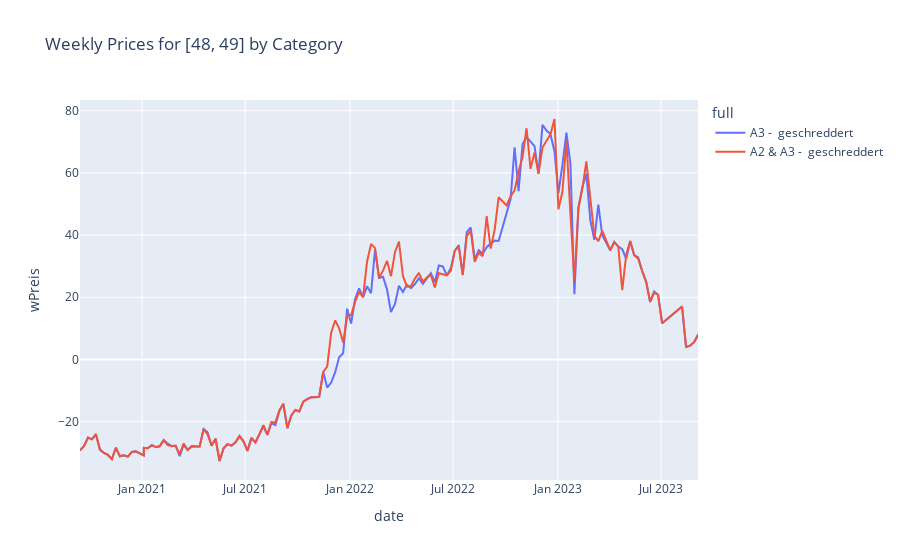

The notebook cell this image was saved under:
### Markdown cell above
### Cluster '48', '49'

### Code cell
TS5 = df[(df['Plz'] == "['48', '49']")]  
fig = px.line(TS5, x='date', y='wPreis', color='full', title='Weekly Prices for [48, 49] by Category')
fig.show()

### Figure 1 — Plotly figure (JSON) as saved in the notebook; plotly's stock layout.template omitted (floating-point values rounded to 4 significant figures; data arrays with more than 128 entries replaced by an {"elided": "..."} marker saying what was removed)
{"data": [{"hovertemplate": "full=A3 -  geschreddert<br>date=%{x}<br>wPreis=%{y}<extra></extra>", "legendgroup": "A3 -  geschreddert", "line": {"color": "#636efa", "dash": "solid"}, "marker": {"symbol": "circle"}, "mode": "lines", "name": "A3 -  geschreddert", "orientation": "v", "showlegend": true, "type": "scatter", "x": {"elided": "150 str values"}, "xaxis": "x", "y": {"elided": "150 float values"}, "yaxis": "y"}, {"hovertemplate": "full=A2 & A3 -  geschreddert<br>date=%{x}<br>wPreis=%{y}<extra></extra>", "legendgroup": "A2 & A3 -  geschreddert", "line": {"color": "#EF553B", "dash": "solid"}, "marker": {"symbol": "circle"}, "mode": "lines", "name": "A2 & A3 -  geschreddert", "orientation": "v", "showlegend": true, "type": "scatter", "x": {"elided": "150 str values"}, "xaxis": "x", "y": {"elided": "150 float values"}, "yaxis": "y"}], "layout": {"legend": {"title": {"text": "full"}, "tracegroupgap": 0}, "title": {"text": "Weekly Prices for [48, 49] by Category"}, "xaxis": {"anchor": "y", "domain": [0, 1], "title": {"text": "date"}}, "yaxis": {"anchor": "x", "domain": [0, 1], "title": {"text": "wPreis"}}}}
